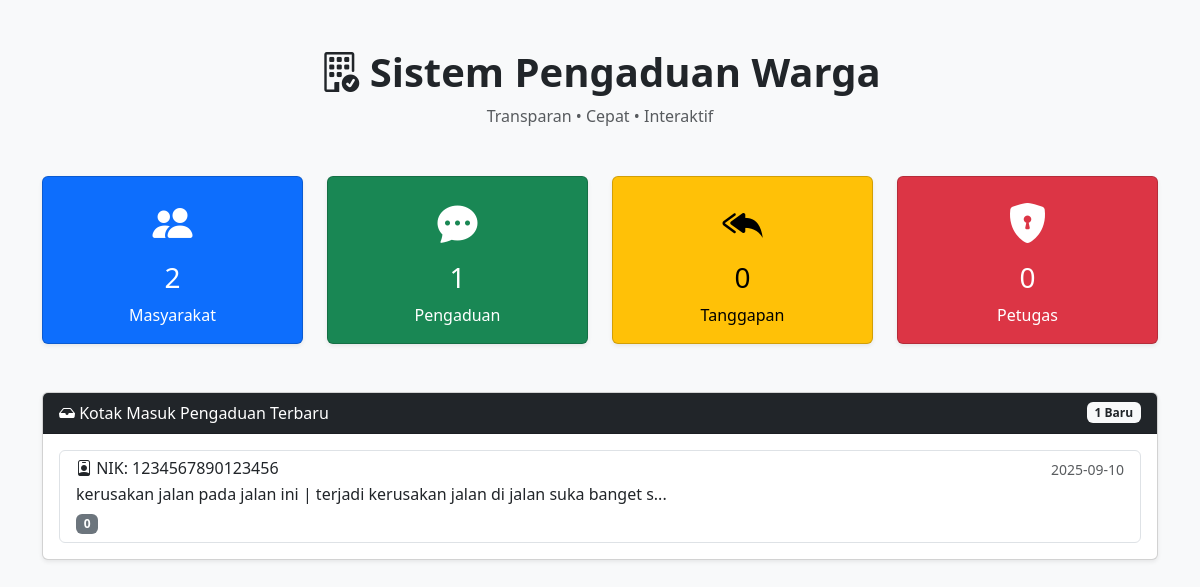
/admin/home.php, run on an earlier commit of the app's database.
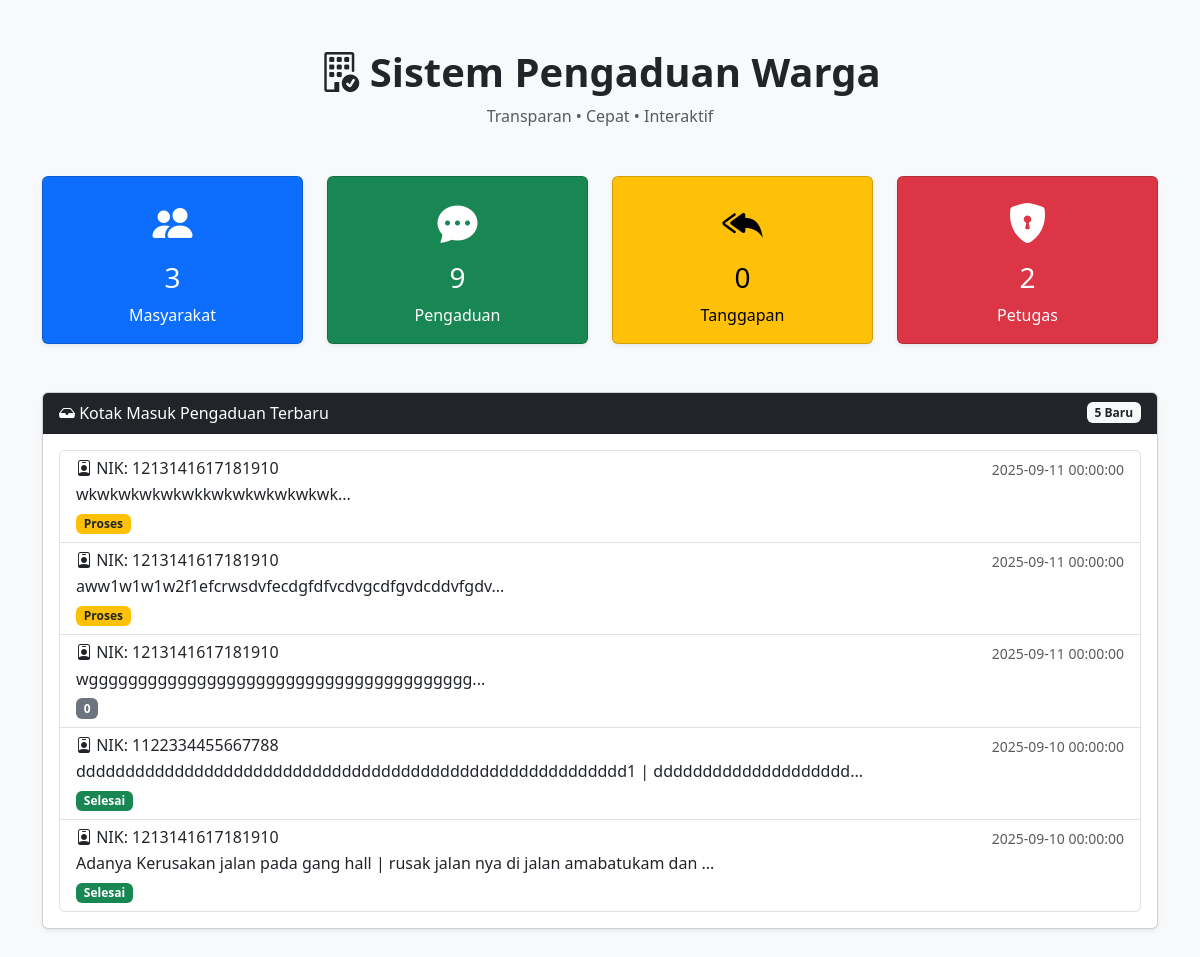
And on a later commit of the database.
### tables this page shows
CREATE TABLE `pengaduan` (
  `id_pengaduan` int(11) NOT NULL,
  `tgl_pengaduan` datetime NOT NULL,
  `nik` char(16) NOT NULL,
  `judul_pengaduan` varchar(255) DEFAULT NULL,
  `isi_laporan` text NOT NULL,
  `foto` varchar(255) DEFAULT NULL,
  `status` enum('0','proses','selesai') DEFAULT '0',
  `created_at` timestamp NOT NULL DEFAULT current_timestamp(),
  `updated_at` timestamp NOT NULL DEFAULT current_timestamp() ON UPDATE current_timestamp()
);

### admin/home.php (the view, shortened to what this page needs)
<?php
class Database {
    private string $host = 'localhost';
    private string $username = 'root';
    private string $password = '';
    private string $database = 'db_apem';
    private ?PDO $connection = null;
    private function connect(): void {
        try {
            $this->connection = new PDO(
                "mysql:host={$this->host};dbname={$this->database};charset=utf8mb4",
                $this->username,
                $this->password,
                [
                    PDO::ATTR_ERRMODE            => PDO::ERRMODE_EXCEPTION,
                    PDO::ATTR_DEFAULT_FETCH_MODE => PDO::FETCH_ASSOC,
                    PDO::ATTR_EMULATE_PREPARES   => false
                ]
            );
        } catch (PDOException $e) {
            exit("Koneksi database gagal: " . $e->getMessage());
        }
    }
    public function fetch(string $sql, array $params = []): ?array {
        $stmt = $this->connection->prepare($sql);
        $stmt->execute($params);
        return $stmt->fetch() ?: null;
    }
    public function getLatest(string $table, string $timeColumn = "tgl_pengaduan", int $limit = 5): array {
        $sql = "SELECT * FROM {$table} ORDER BY {$timeColumn} DESC LIMIT :limit";
        $stmt = $this->connection->prepare($sql);
        $stmt->bindValue(":limit", $limit, PDO::PARAM_INT);
        $stmt->execute();
        return $stmt->fetchAll();
    }
}
$db = new Database();
$jml_masyarakat = $db->fetch("SELECT COUNT(*) AS total FROM masyarakat")['total'] ?? 0;
$jml_pengaduan  = $db->fetch("SELECT COUNT(*) AS total FROM pengaduan")['total'] ?? 0;
$jml_tanggapan  = $db->fetch("SELECT COUNT(*) AS total FROM tanggapan")['total'] ?? 0;
$jml_petugas    = $db->fetch("SELECT COUNT(*) AS total FROM petugas")['total'] ?? 0;
$latest_pengaduan = $db->getLatest("pengaduan", "tgl_pengaduan", 5);
?>
<!DOCTYPE html>
<html lang="id">
<head>
    <link href="https://cdn.jsdelivr.net/npm/bootstrap@5.3.2/dist/css/bootstrap.min.css" rel="stylesheet">
    <link href="https://cdn.jsdelivr.net/npm/bootstrap-icons/font/bootstrap-icons.css" rel="stylesheet">
</head>
<body>
<div class="container py-5">
    <div class="text-center mb-5">
        <h1 class="fw-bold"><i class="bi bi-building-check"></i> Sistem Pengaduan Warga</h1>
        <p class="text-muted">Transparan • Cepat • Interaktif</p>
    </div>
    <div class="row g-4 mb-5">
        <div class="col-md-3">
            <div class="card text-bg-primary shadow-sm card-stat">
                <div class="card-body text-center">
                    <i class="bi bi-people-fill fs-1"></i>
                    <h3 class="mt-2"><?= $jml_masyarakat ?></h3>
                    <p class="mb-0">Masyarakat</p>
                </div>
            </div>
        </div>
        <div class="col-md-3">
            <div class="card text-bg-success shadow-sm card-stat">
                <div class="card-body text-center">
                    <i class="bi bi-chat-dots-fill fs-1"></i>
                    <h3 class="mt-2"><?= $jml_pengaduan ?></h3>
                    <p class="mb-0">Pengaduan</p>
                </div>
            </div>
        </div>
        <div class="col-md-3">
            <div class="card text-bg-warning shadow-sm card-stat">
                <div class="card-body text-center">
                    <i class="bi bi-reply-all-fill fs-1"></i>
                    <h3 class="mt-2"><?= $jml_tanggapan ?></h3>
                    <p class="mb-0">Tanggapan</p>
                </div>
            </div>
        </div>
        <div class="col-md-3">
            <div class="card text-bg-danger shadow-sm card-stat">
                <div class="card-body text-center">
                    <i class="bi bi-shield-lock-fill fs-1"></i>
                    <h3 class="mt-2"><?= $jml_petugas ?></h3>
                    <p class="mb-0">Petugas</p>
                </div>
            </div>
        </div>
    </div>
    <div class="card shadow-sm">
        <div class="card-header bg-dark text-white d-flex justify-content-between align-items-center">
            <span><i class="bi bi-inbox-fill"></i> Kotak Masuk Pengaduan Terbaru</span>
            <span class="badge bg-light text-dark"><?= count($latest_pengaduan) ?> Baru</span>
        </div>
        <div class="card-body">
            <?php if (empty($latest_pengaduan)): ?>
                <p class="text-muted">Belum ada pengaduan baru.</p>
            <?php else: ?>
                <div class="list-group">
                    <?php foreach ($latest_pengaduan as $p): ?>
                        <a href="#" class="list-group-item list-group-item-action inbox-item">
                            <div class="d-flex w-100 justify-content-between">
                                <h6 class="mb-1"><i class="bi bi-person-badge"></i> NIK: <?= htmlspecialchars($p['nik']) ?></h6>
                                <small class="text-muted"><?= $p['tgl_pengaduan'] ?></small>
                            </div>
                            <p class="mb-1"><?= htmlspecialchars(substr($p['isi_laporan'], 0, 80)) ?>...</p>
                            <span class="badge
                                <?= $p['status'] === 'selesai' ? 'bg-success' :
                                    ($p['status'] === 'proses' ? 'bg-warning text-dark' : 'bg-secondary') ?>">
                                <?= ucfirst($p['status']) ?>
                            </span>
                        </a>
                    <?php endforeach; ?>
                </div>
            <?php endif; ?>
        </div>
    </div>
</div>
</body>
</html>

### admin/home.php (style rules this page uses)
body { background: #f8f9fa; }
.card-stat { transition: transform .2s; cursor: pointer; }
.inbox-item { transition: background .2s; }

What changed in the data, as far as the page shows it:
removed pengaduan: nik "1234567890123456", tgl_pengaduan "2025-09-10", isi_laporan "kerusakan jalan pada jalan ini | terjadi kerusakan jalan di jalan suka banget s", status "0"
added pengaduan: nik "1213141617181910", tgl_pengaduan "2025-09-11 00:00:00", isi_laporan "wkwkwkwkwkwkkwkwkwkwkwkwk", status "Proses"
added pengaduan: nik "1213141617181910", tgl_pengaduan "2025-09-11 00:00:00", isi_laporan "aww1w1w1w2f1efcrwsdvfecdgfdfvcdvgcdfgvdcddvfgdv", status "Proses"
added pengaduan: nik "1213141617181910", tgl_pengaduan "2025-09-11 00:00:00", isi_laporan "wggggggggggggggggggggggggggggggggggggggg", status "0"
added pengaduan: nik "1122334455667788", tgl_pengaduan "2025-09-10 00:00:00", isi_laporan "dddddddddddddddddddddddddddddddddddddddddddddddddddddddd1 | dddddddddddddddddddd", status "Selesai"
added pengaduan: nik "1213141617181910", tgl_pengaduan "2025-09-10 00:00:00", isi_laporan "Adanya Kerusakan jalan pada gang hall | rusak jalan nya di jalan amabatukam dan", status "Selesai"
Also different on the page:
$jml_masyarakat: "2" → "3"
$jml_pengaduan: "1" → "9"
$jml_petugas: "0" → "2"
count($latest_pengaduan): "1" → "5"
